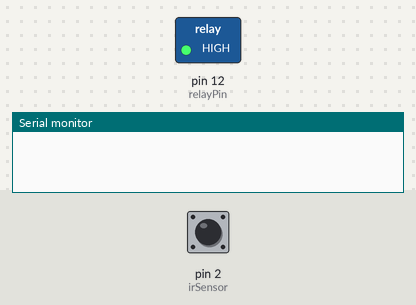
The sketch below on a simulated Arduino Uno, built with avr-gcc and run on an emulated ATmega328P. Parts: switched loads named in the sketch (green lamp = pin HIGH), the last lines printed to the serial monitor. Inputs (shaded band) come from the test bench; at power-on: pin 2 (irSensor) HIGH.

Above: at 1.2 s.
1.3 s: pin 2 (irSensor) driven LOW
At 2.4 s:
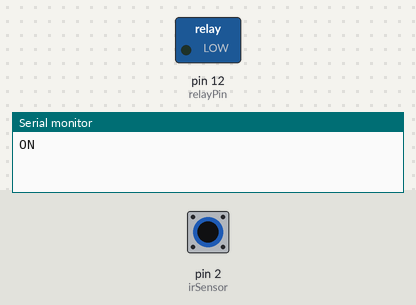
2.8 s: pin 2 (irSensor) pulsed HIGH 5 times (0.12 s each, 0.3 s apart)
At 5.2 s:
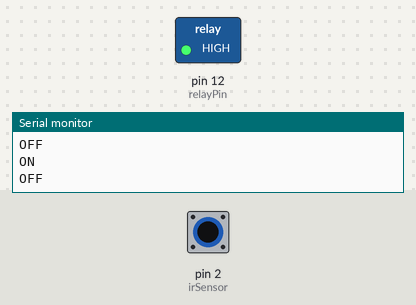
Timing chart, 0 to 6.7 s (numbered marks = the images above; inputs shaded):
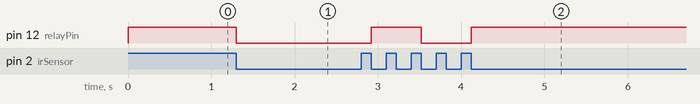

The sketch:

sketch_apr10a.ino
```cpp
int irSensor = 2;
int relayPin = 12;
bool lightState = false;
bool lastIRState = HIGH;

void setup() {
  pinMode(irSensor, INPUT);
  pinMode(relayPin, OUTPUT);
  digitalWrite(relayPin, HIGH); // Relay off initially
  Serial.begin(9600);
}

void loop() {
  bool currentIR = digitalRead(irSensor);

  // Detect falling edge: object appears
  if (lastIRState == HIGH && currentIR == LOW) {
    lightState = !lightState;
    digitalWrite(relayPin, lightState ? LOW : HIGH);  // Inverted for active LOW relay
    Serial.println(lightState ? "ON" : "OFF");
    delay(300);  // debounce
  }

  lastIRState = currentIR;
}
```

Measured:
- after the input at 1.3 s, pin 12 (relayPin): HIGH → LOW at once
- after the input at 2.8 s, pin 12 (relayPin): LOW → HIGH after 0.12 s, → LOW 0.60 s later, → HIGH 0.60 s later
